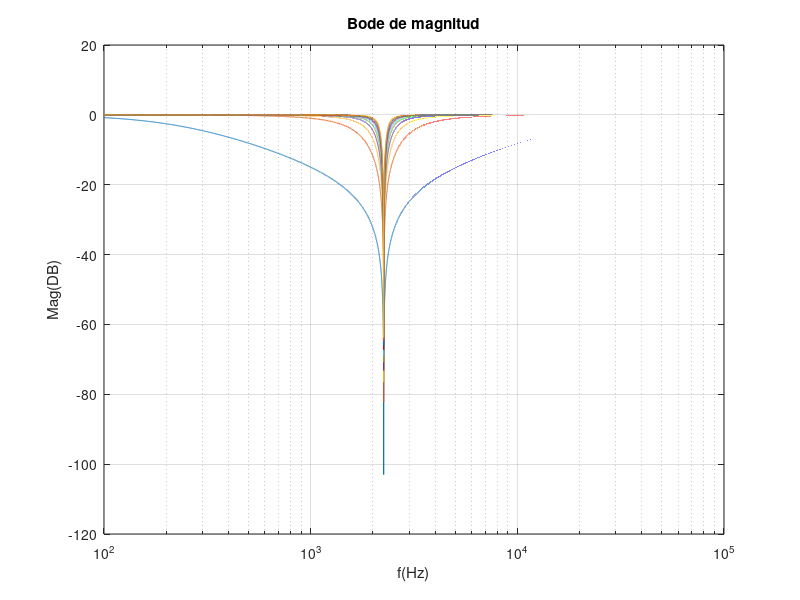
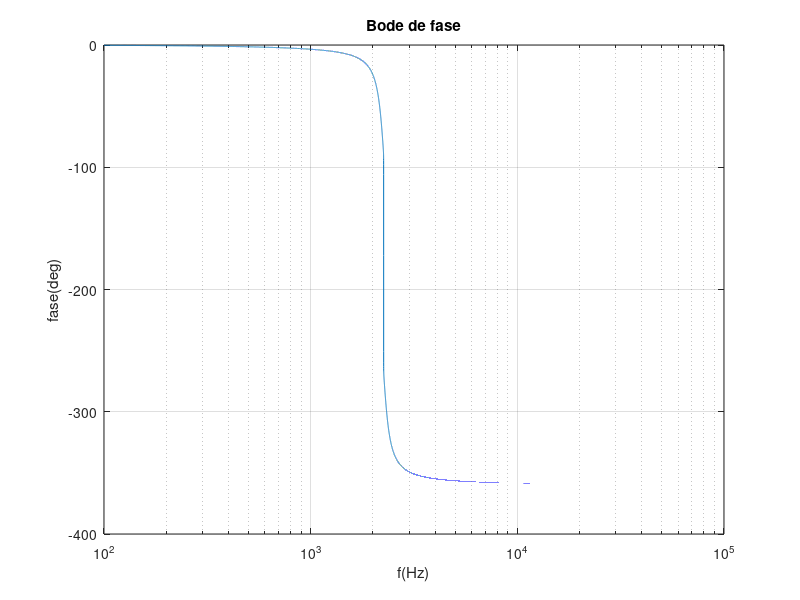

Write MATLAB code to recreate these figures, in order.
close all;
R=1500;
C=47e-9;
k=0.999;
wx=((100*2*pi):(0.5*pi):((1e5)*(2*pi)));
for  i=1:10:100
    Q=0.1*i;
    R1=R;
    R3=R;
    R4=(2*(k^2)*R)/(1+(k^2));
    R5=(2*(k^2)*R)/(1-(k^2));
    R7=(1+((1/k)^2))*Q*R;
    R8=R;
    R6=(1+(k^2))*Q*R;

    A=10e10;

    C2=C;
    C6=C;

    Ra=R4*R8+R5*R8+R4*R5;
    Ru=R1*R6+R6*R7+R7*R1;

    s=tf('s');


    num1=C2*C6*R1*R3*R6*R7*(Ra*(1+1/A)-R4*R5);
    num2=(R1*R6*Ra*((C6*R7)/A+C2*R3*(1+1/A))+C2*R3*R4*R5*R6*R7-C2*C6*R1*R3*R4*R5*R6*R7-C2*R3*R4*R5*Ru);
    num3=R6*((R1*Ra)/A+R4*R5*R7);
    
    den1=C2*C6*R1*R3*R6*R7*((Ra/A)*(1+1/A)+R5*R8);
    den2=( (C6*R1*R6*R7*Ra+C2*R3*Ra*Ru)/A-C2*R3*R5*R6*R7*R8+C2*R3*R5*R8*Ru+(Ra/(A^2))*(C2*R3*Ru+C6*R1*R6*R7));
    den3=(Ra*Ru)/A+R6*R7*Ra-R5*R6*R7*R8+(Ru*Ra)/(A^2);

    num=num1*(s^2)+...
        num2*s+...
        num3;
    den= den1*(s^2)+...
        den2*s+...
        den3;
    wz=sqrt(num3/num1);
    qz=num3/(wz*num2);
        func=(num/den);
        [mag, fase]= bode(func, wx);
        mag2=squeeze(mag);
        fase2=squeeze(fase);
        magDB= 20*log10(mag2);
        f=wx./(2*pi);
        figure(1)
        semilogx(f,magDB);
        hold on
        title('Bode de magnitud');
        xlabel('f(Hz)')
        ylabel('Mag(DB)')
        xlim([1e2 1e5])
        grid on
        figure(2)
        semilogx(f,fase2);
        hold on
        title('Bode de fase');
        xlabel('f(Hz)')
        ylabel('fase(deg)')
        grid on
        hold off
    K= R5/(R5+R8)
    wz=sqrt( (R4*R5)/(C2*C6*R1*R3*R8*(R4+R5)))
    wp=sqrt( (R4*(R5+R8))/(C2*C6*R1*R3*R5*R8))
    qz=(-1)*(( (R6*R7)*sqrt(C2*C6*R1*R3*R4*R5*R8*(R4+R5)) )/( C2*R1*R3*R4*R5*(R6+R7+C6*R6*R7)))
    qp=(R6*R7*sqrt(C2*C6*R1*R3*R4*R5*R8*(R5+R8)))/(C2*R1*R3*R5*R8*(R6+R7))

    modulo_depth= (K*abs(1/qz))/sqrt( ((1-((wz/wp)^2))^2)+((wz/(wp*qp))^2));
    20*log10(modulo_depth)

end
